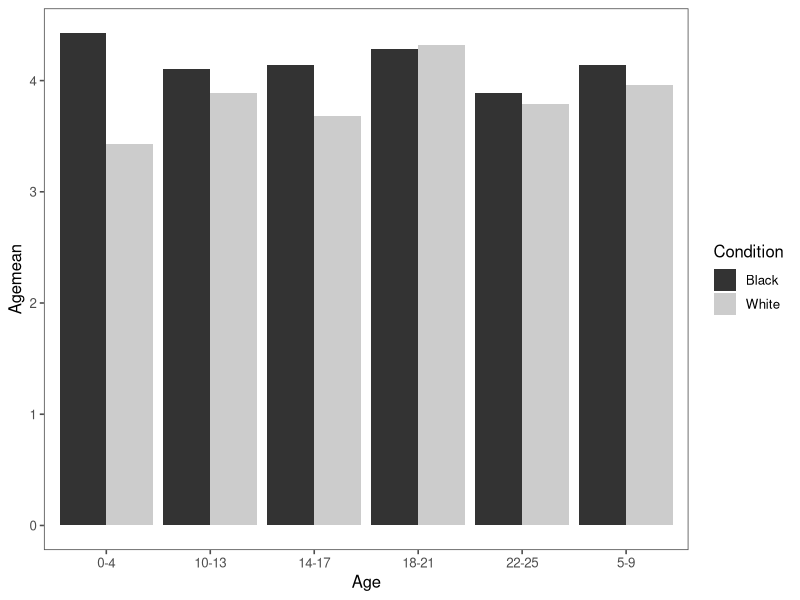

This figure's R source:
## ---- chunk 1
###Data Preparation

#I will be getting Likert scale ratings from each participant in one of three conditions: Nuetral, Black, or White. I will convert the data from wide form to long form. Then I will reverse code the following 4 question groups across conditions: “How well can ___ care for themselves?”; “How much are ___ a danger to others?”; “How much are ___ a danger to themselves?”  
####Load Relevant Libraries and Functions

library(tidyverse)
library(ggthemes)

####Import data

GoffData = read_csv("../data/Goff Replication - Test 1.csv")

#### Data exclusion / filtering


#### Prepare data for analysis - create columns etc.
qns_to_rev_code = c("care for themselves","danger to other", "danger to themselves")


FinalGoff = GoffData %>%
  gather(QuestionNumber, Response, 2:127) %>%
  mutate(QuestionType = str_extract(QuestionNumber, "protection|need care|care for themselves|danger to others|danger to themselves|cute|innocent")) %>% 
  mutate(Condition = str_extract(QuestionNumber, "Black|White")) %>% 
  mutate(Age = str_extract(QuestionNumber, "0-4|5-9|10-13|14-17|18-21|22-25")) %>%
   na.omit() %>%
  mutate(Response = gsub(";", "", Response)) %>%
  mutate(Response = as.numeric(Response)) %>%
   mutate(Response = ifelse(
     # is the question type in the reverse code list?
     QuestionType %in% qns_to_rev_code,
     # if so, reverse code
     8-Response,
     # otherwise, keep it the same
     Response))
 
## ---- chunk 2

SubIDGoffAgeMean = FinalGoff %>%
  group_by(SubID, Condition, Age) %>%
   summarise(Agemean = (mean(Response)))
#this gives us the means by participant 

# # get sample means
# GoffAgeMean = SubIDGoffAgeMean %>%
#   group_by(Condition, Age) %>%
#    summarise(Agemean = (mean(Agemean)))

SubIDGoffAgeMean %>%
  ggplot(aes(x = Age, y = Agemean, fill = Condition)) + 
  stat_summary(fun.y = mean, geom = "bar", position = "dodge") +
  stat_summary(fun.data = mean_cl_boot, geom = "errorbar",
               position = position_dodge(1), width = 0) +
  theme_few() +
  # scale_fill_brewer(type="qual", palette = 3)
  scale_fill_grey()

#there are 7 t.test one for each age group. Aggregate first. 
#each t test compares exactly two groups. a main t.test compares the two conditions, black and white
# use the formula argument for the t. test 
# forumala is lh to rh where lh is the value and rh is the groups. 
# the agemean that participants give depends on which condition they give 

corrected_alpha = .05/7
t.test(Agemean ~ Condition, 
       data = SubIDGoffAgeMean)   

SubIDGoffAgeMean %>%
  filter(Age == "0-4") %>%
  t.test(Agemean ~ Condition, 
       data = .)  

#GoffAgeMean t.tests(Agemean)
